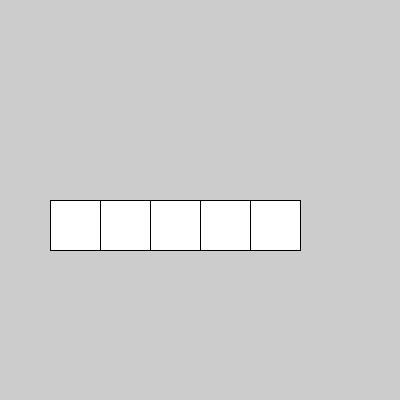
Frame 1 (no input)
Frame 60 (the mouse pressed at the canvas centre just before this capture): identical to frame 1, image omitted
Frame 120 (the mouse held since frame 60 and released just before this capture): identical to frame 1, image omitted

The Processing sketch that drew this single still picture (run headless with seeded random() and noise(); from frame 60 on, the mouse is pressed at the canvas centre):

// Processing sketch: for_simple_explicacion
// ── for_simple_explicacion.pde
void setup () {
    size(400,400);
}

void draw () {
  // i=0 => rect(50 + 0*50,200,50,50)
  // i=1 => rect(50 + 1*50,200,50,50)
  // i=2 => rect(50 + 2*50,200,50,50)
  // i=3 => rect(50 + 3*50,200,50,50)
  // i=4 => rect(50 + 4*50,200,50,50)
  // i=5 => exit
  for(int i=0;i<5;i=i+1){
    rect(50 + i*50, 200, 50, 50);
  }
  //rect(50,200,50,50); 50
  //rect(100,200,50,50); 50 + 50
  //rect(150,200,50,50); 50 + 100
  //rect(200,200,50,50); 50 + 150
  //rect(250,200,50,50); 50 + 200
}
